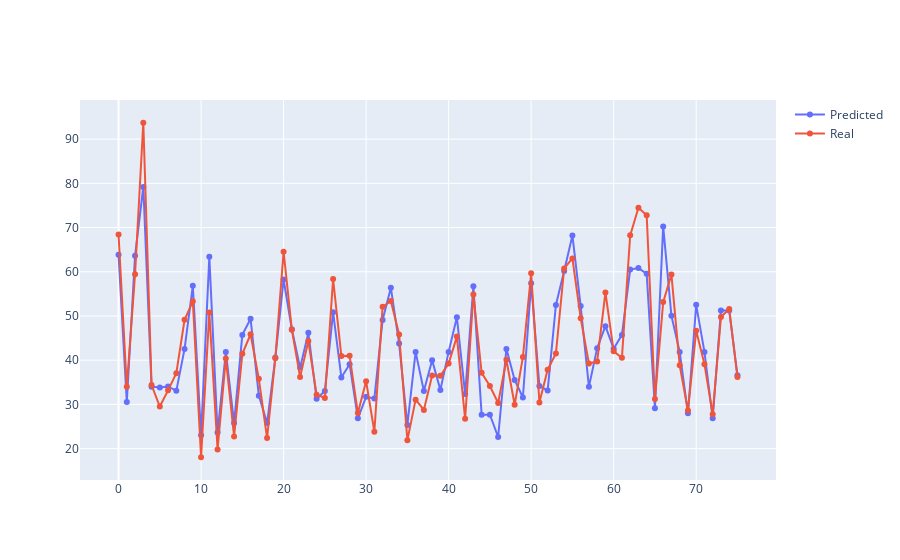

Notebook source saved alongside this figure:
### Code cell
pred = np.dot(x, w)
repred = pred * (max(df["rating"]) - min(df["rating"])) + min(df["rating"])

fig = make_subplots(rows = 1, cols = 1)
fig.add_trace(go.Scatter(x = [i for i in range(len(repred))], y = repred, mode = "markers+lines", name = "Predicted"), row = 1, col = 1)
fig.add_trace(go.Scatter(x = [i for i in range(len(repred))], y = df["rating"], mode = "markers+lines", name = "Real"), row = 1, col = 1)
fig.show()

sum(abs(repred - df["rating"]))/len(repred)
